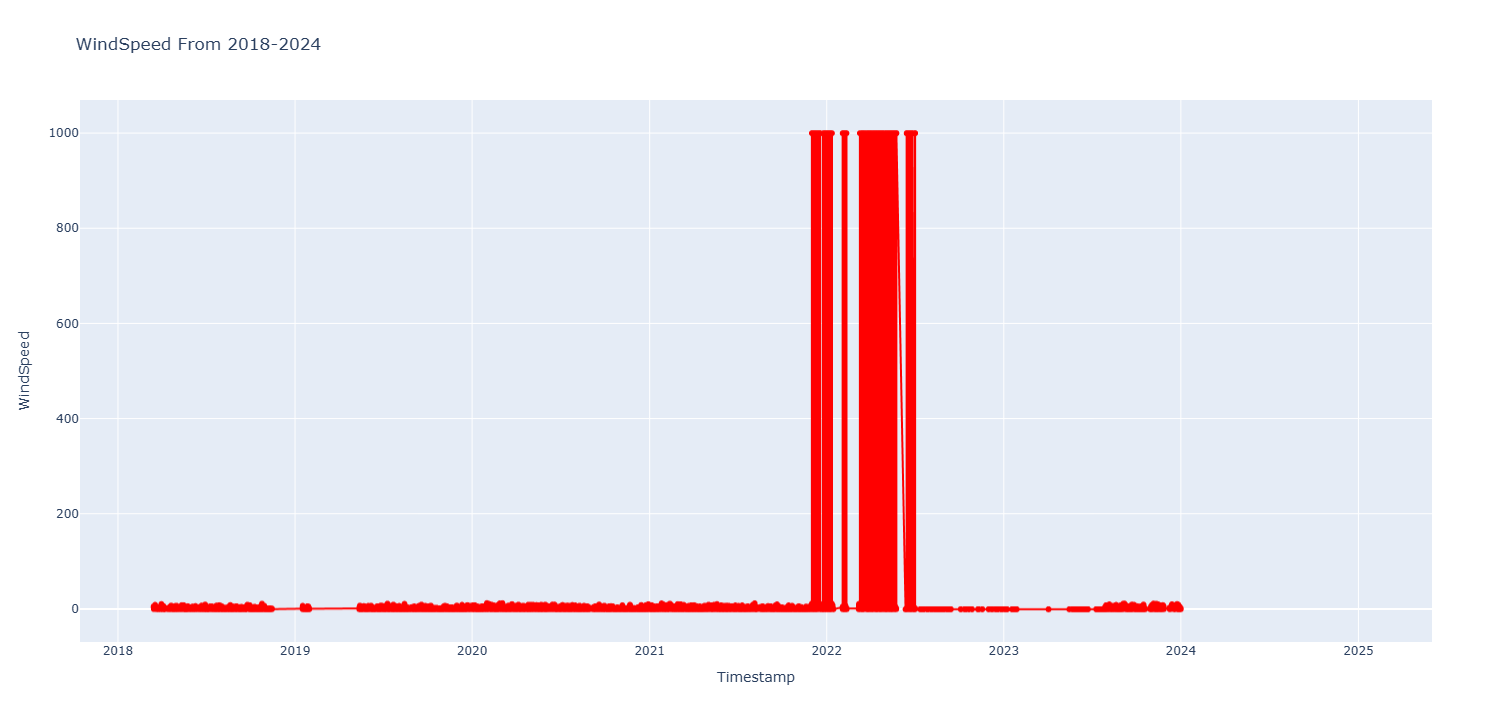

The Python source for this figure:
import pandas as pd
import numpy as np
from sklearn.linear_model import LinearRegression
from sklearn.model_selection import train_test_split
from sklearn.metrics import mean_squared_error
from sklearn.metrics import r2_score
import plotly.express as px
import matplotlib.pyplot as plt
import seaborn as sns

#Leximi i të dhënave (duhet të ketë një file CSV me kolonat 'Timestamp' dhe 'Humidity')
data = pd.read_csv('Windspeed/windspeed.csv')

#Shikojmë rreshtat e parë të datasetit
print(data.head())

#Shikojmë se sa rreshta dhe kolona kemi brenda datasetit 
print(data.shape)

#Përdorim data.info() për të printuar informacione mbi DataFrame
print(data.info())

#Përdorim describre() për të parë disa statistika bazike 
print(data.describe())

# Kontrollon vlerat null ne kolonen 'Temperature'
null_values = data['WindSpeed'].isnull().sum()
print(f"Number of null values in 'WindSpeed' column: {null_values}")

#Konvertimi i kolonës 'Timestamp' në tipin datetime dhe ekstraktimi i vitit dhe ores
data['Timestamp'] = pd.to_datetime(data['Timestamp'], format='%d.%m.%Y %H:%M:%S')
data['Year'] = data['Timestamp'].dt.year
data['Month'] = data['Timestamp'].dt.month
data['Day'] = data['Timestamp'].dt.day
data['Hour'] = data['Timestamp'].dt.hour

#Përcaktimi i variablave të pavarur dhe të varur
X = data[['Year', 'Month', 'Day', 'Hour']]  # Feature columns (Viti, Muaji, Dita, Ora)
y = data['WindSpeed']  # Target column (Lagështira)

#Ndara të dhënat në trajnime dhe test
X_train, X_test, y_train, y_test = train_test_split(X, y, test_size=0.2, random_state=42)

#Krijimi dhe trajnimi i modelit të regresionit linear
model = LinearRegression()
model.fit(X_train, y_train)

#Parashikimi mbi të dhënat e testuara
y_pred = model.predict(X_test)

#Vlerësimi i modelit
mse = mean_squared_error(y_test, y_pred)
print(f"Mean Squared Error: {mse}")
print('R²:', r2_score(y_test, y_pred))

#Parashikimi për të gjithë vitin 2024 (për çdo orë nga 1 janari deri më 31 dhjetor)
# Krijimi i të dhënave për secilën orë të vitit 2024
date_rng = pd.date_range(start='2024-01-01 00:00:00', end='2024-12-31 23:00:00', freq='H')
X_2024 = pd.DataFrame({
    'Year': date_rng.year,
    'Month': date_rng.month,
    'Day': date_rng.day,
    'Hour': date_rng.hour
})

# Parashikimi i lagështirës për vitin 2024
y_2024_pred = model.predict(X_2024)

#Ruajtja e parashikimeve për vitin 2024 në një DataFrame
predicted_2024 = pd.DataFrame({
    'Timestamp': date_rng,
    'Temperature': y_2024_pred
})

# Bashkimi i të dhënave ekzistuese me ato të parashikuara për vitin 2024
# Përsëri ruajmë vetëm kolonat Timestamp dhe Temperature
all_data = pd.concat([data[['Timestamp', 'WindSpeed']], predicted_2024], ignore_index=True)

#Ruajtja e dataset-it të ri në një file CSV
all_data.to_csv('Windspeed/windspeed_data_2018_2024.csv', index=False)

print("Të dhënat janë ruajtur në file-in temperature_data_2018_2024.csv")

#Shikojmë rreshtat e parë të datasetit
print(all_data.head())

#Shikojmë se sa rreshta dhe kolona kemi brenda datasetit 
print(all_data.shape)

#Përdorim data.info() për të printuar informacione mbi DataFrame
print(all_data.info())

#Përdorim describre() për të parë disa statistika bazike 
print(all_data.describe())

# Krijoni grafik interaktiv me plotly
fig = px.line(all_data, x='Timestamp', y='WindSpeed', title="WindSpeed From 2018-2024")

# Personalizoni grafikun (opsional)
fig.update_traces(mode='lines+markers', line=dict(color='red'))

# Shfaq grafikun
#fig.show()

all_data['Timestamp'] = pd.to_datetime(all_data['Timestamp'], utc=True, errors='coerce')
print(all_data['Timestamp'].dtype)
monthly_data = all_data.set_index('Timestamp').resample('M').mean()[1:]
yearly_data = all_data.set_index('Timestamp').resample('Y').mean()[1:]
print(monthly_data.head())
print(yearly_data)

plt.figure(figsize=(20, 10))
plt.title("WindSpeed From 2018-2024")
sns.lineplot(x=data['Timestamp'], y=data['WindSpeed'], marker='o', color='red')
plt.xlabel("Year")
plt.ylabel("WindSpeed")
plt.xticks(rotation=45)  # Rrotullon etiketat e boshtit X për lehtësim leximi
plt.tight_layout()  # Siguron që grafiku të mos prerë ndonjë etiketë
#plt.show()  # Shfaq grafikun

avg_monthly_airpreasure = pd.DataFrame(all_data.groupby([all_data["Timestamp"].dt.month])["WindSpeed"].mean())
avg_monthly_airpreasure.reset_index(inplace=True)

plt.figure(figsize=(20,10))
plt.title("Monthly Average WindSpeed From 2018-2024")
sns.lineplot(x=avg_monthly_airpreasure['Timestamp'],y=avg_monthly_airpreasure['WindSpeed'])
plt.xlabel("Month")
#plt.show()

plt.figure(figsize=(20,10))
plt.title("Shpejtesia e Eres - Mesatarja Mujore Nga 2018-2024")
sns.barplot(x=avg_monthly_airpreasure['Timestamp'],y=avg_monthly_airpreasure['WindSpeed'], palette="mako")
plt.xlabel("Month")
plt.show()

#Analiza Korelacionit
#data.corr(method = 'pearson')

#plt.figure(figsize=(12,10))
#plt.title("Correlation between all columns")
#sns.heatmap(data= data.corr(), cmap="rocket", annot=True)
#plt.show()
